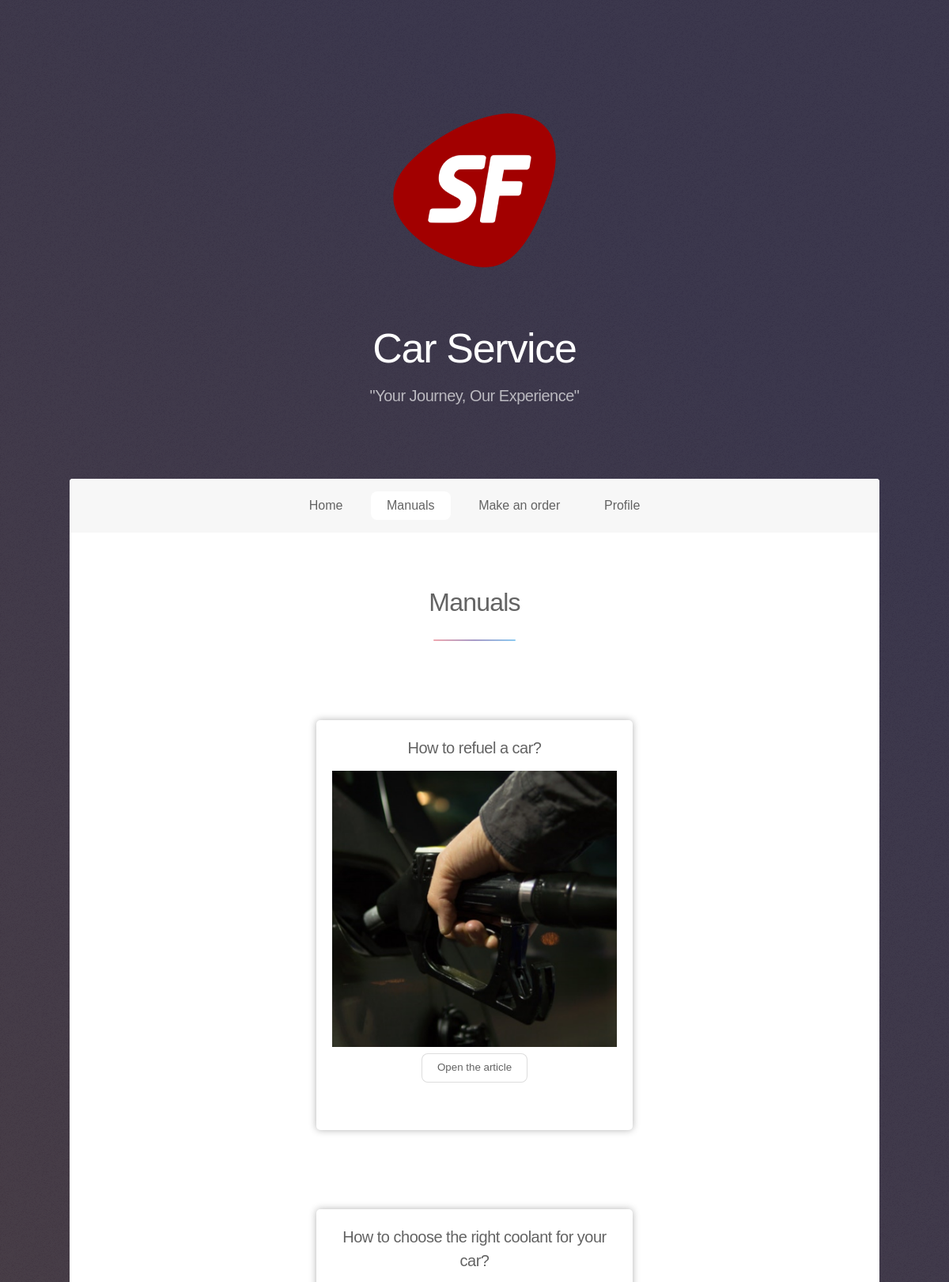
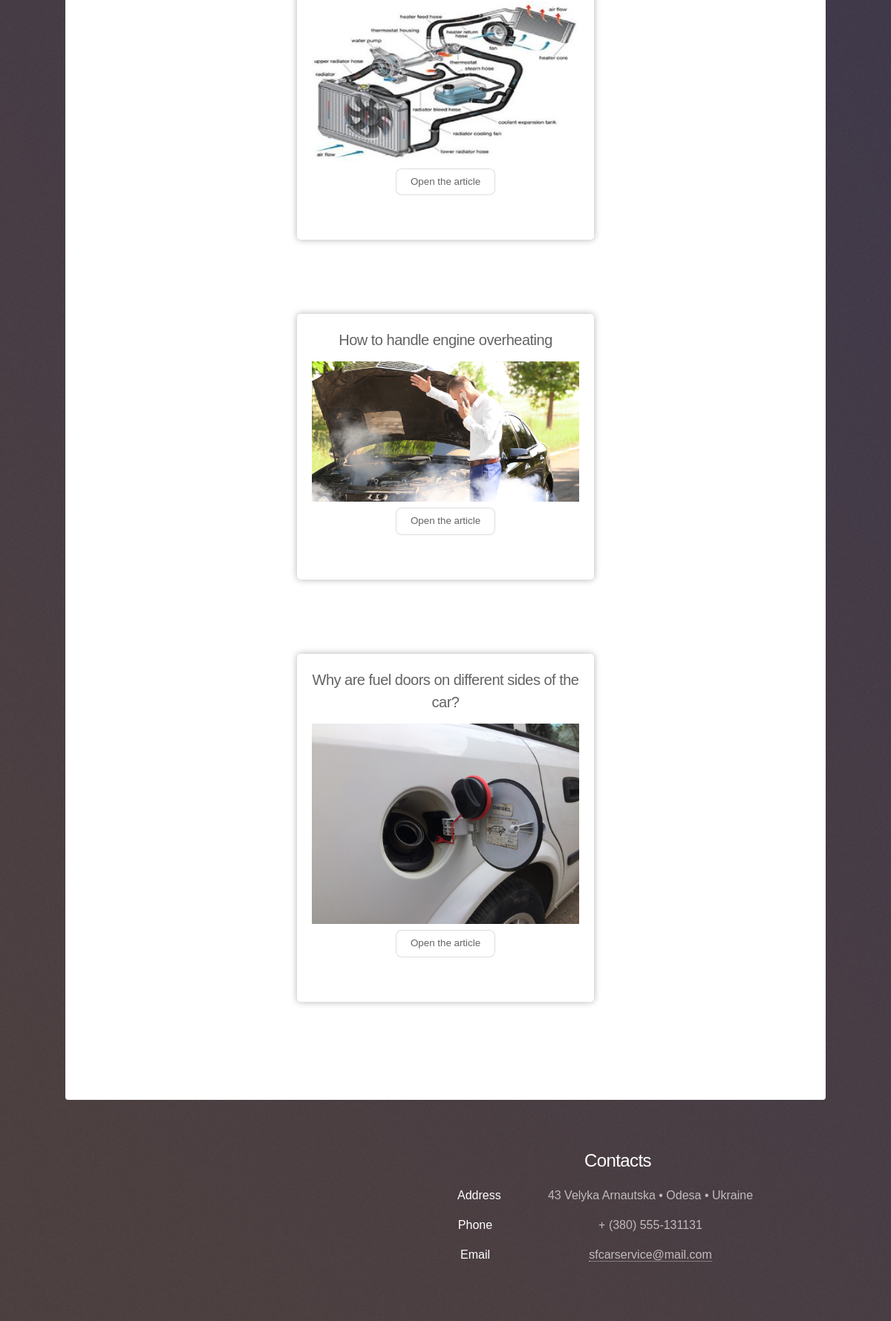
Screenshot of /manuals/ (signed in, upper part) with the database file from the repository (2 pictures, top to bottom).
### client/models.py (models this page shows)
class Userguides(models.Model):
    guide_name = models.CharField('Guide name', max_length=50)
    guide_description = models.TextField('Guide description', max_length=500)

class UserguidesImages(models.Model):
    guide = models.ForeignKey(Userguides, on_delete=models.CASCADE)
    image = models.ImageField(upload_to='client/guised/images/')

### CarService/Sorting_Hat.py (the view)
# urls.py: path('manuals/', Sorting_hat.manuals, name='manuals'),
@login_required
def manuals(request):
    if request.user.is_mechanic:
        return service_views.manuals(request)
    elif request.user:
        return client_views.manuals(request)
    else:
        return closed_access(request)

### client/views.py (called while the page is built)
@login_required
def manuals(request):
    guides = Userguides.objects.all()
    images = UserguidesImages.objects.all()
    return render(request, 'client/manuals.html', {'title': 'Manuals', 'guides': guides, 'images': images})

### client/templates/client/manuals.html (shortened to what this page needs)
<!DOCTYPE HTML>
{% load static %}
<html>
	<head>
		<link rel="stylesheet" href="{% static 'CarServiceMain/assets/css/main.css' %}" />
        <link rel="stylesheet" href="{% static 'CarServiceMain/assets/css/workers.css' %}" />
        <link rel="stylesheet" href="{% static 'client/css/popup.css' %}" />
	</head>
	<body class="is-preload">
        {% include 'client/constant_templates/header.html' %}
			<div id="wrapper">
					<nav id="nav">
						<ul>
							<li><a href="{% url 'home' %}">Home</a></li>
							<li><a href="{% url 'manuals' %}" class="active">Manuals</a></li>
							<li><a href="{% url 'order' %}">Make an order</a></li>
                            <li><a href="{% url 'profile' %}">Profile</a></li>
						</ul>
					</nav>
                <div id="main">
				    <section id="first" class="main special">
                        <header class="major">
                            <h2>Manuals</h2>
                        </header>
                        <header class="major">
                        {% for guide in guides %}
                            <div class="popup-content">
                                <h3>{{ guide.guide_name }}</h3>
                                {% for image in images %}
                                    {% if image.guide == guide %}
                                        <img class="popup-image" src="{{ image.image.url }}" alt="{{ guide.guide_name }}">
                                    {% endif %}
                                {% endfor %}
                                <button class="openPopup">Open the article</button>
                            </div>
                        {% endfor %}
                        </header>
                    </section>
                </div>
					{% include 'client/constant_templates/bottom.html' %}
			</div>
	</body>
</html>

### CarService/static/CarServiceMain/assets/css/workers.css (style rules this page uses)
body { font-family: Arial, sans-serif; text-align: center; background-color: #f5f5f5; }

### client/static/client/css/popup.css (style rules this page uses)
body { font-family: Arial, sans-serif; }
.popup-content { background-color: white; width: 60%; max-width: 400px; margin: 100px auto; padding: 20px; border-radius: 5px; box-shadow: 0px 0px 10px rgba(0, 0, 0, 0.3); }
.popup-image { max-width: 100%; height: auto; }

### rows the page displays
Userguides: guide_name "How to refuel a car?"
UserguidesImages: image (picture)
Userguides: guide_name "How to choose the right coolant for your car?"
UserguidesImages: image (picture)
Userguides: guide_name "How to handle engine overheating"
UserguidesImages: image (picture)
Userguides: guide_name "Why are fuel doors on different sides of the car?"
UserguidesImages: image (picture)
